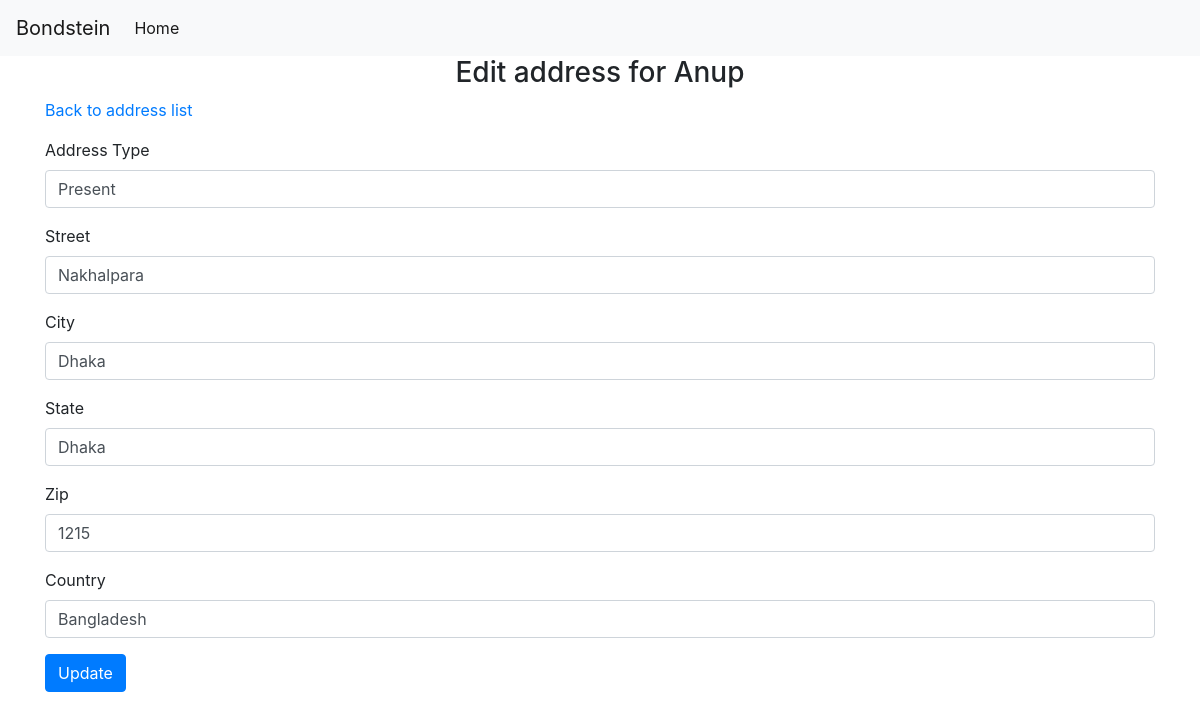
The page /Welcome/add_address/1/6 on the database its author committed.
### tables this page shows
CREATE TABLE `contact` (
  `id` int(11) NOT NULL,
  `first_name` varchar(80) NOT NULL,
  `last_name` varchar(80) NOT NULL,
  `dob` varchar(80) NOT NULL,
  `email` varchar(100) NOT NULL
);

CREATE TABLE `address` (
  `id` int(11) NOT NULL,
  `address_type` varchar(80) NOT NULL,
  `street` varchar(150) NOT NULL,
  `city` varchar(80) NOT NULL,
  `state` varchar(80) NOT NULL,
  `zip` varchar(40) NOT NULL,
  `country` varchar(100) NOT NULL,
  `contact_id` int(11) NOT NULL
);

### application/controllers/Welcome.php (called while the page is built, shortened)
<?php
class Welcome extends CI_Controller {
	function __construct() {
		$this->load->model('Rest_model');
	}
	public function add_address($coid, $id = NULL){
		$data['con'] = $this->Rest_model->SelectData_1('contact', '*', array('id'=>$coid));
		if(isset($id)){
			$data['edit'] = $this->Rest_model->SelectData_1('address', '*', array('id'=>$id));
			$this->load->view('add_address', $data);
		}else{
			$this->load->view('add_address', $data);
		}
	}
}

### index.php (called while the page is built, shortened)
<?php
require_once BASEPATH.'core/CodeIgniter.php';

### application/models/Rest_model.php (called while the page is built, shortened)
<?php
class Rest_model extends CI_Model {
    public function SelectData_1($table, $data, $where) {
        if ($where) {
            $this->db->where($where);
        }
        $this->db->select($data);
        $this->db->from($table);
        return $this->db->get()->row();
    }
}

### application/views/add_address.php (the view, shortened to what this page needs)
<div class="container">
  <div class="row">
    <div class="col-md-12">
      <?php if(isset($edit)){ ?>
            <h3 style="text-align: center;">Edit address for <?= $con->first_name;?></h3>
        <?php } else{?>
            <h3 style="text-align: center;">Add an address for <?= $con->first_name;?></h3>
        <?php }?>
      <p><a href="<?= base_url() . 'Welcome/address_list/'.$con->id ?>">Back to address list</a></p>
        <form action="<?=base_url()?>Welcome/submit_address" method="post">
         <div class="form-group">
            <label for="exampleInputEmail1">Address Type</label>
            <input type="text" class="form-control" name="address_type" aria-describedby="emailHelp" value="<?=@$edit->address_type?>">
          </div>
          <div class="form-group">
            <label for="exampleInputEmail1">Street</label>
            <input type="text" name="street" value="<?=@$edit->street?>" class="form-control"  aria-describedby="emailHelp">
          </div>
          <div class="form-group">
            <label for="exampleInputEmail1">City</label>
            <input type="text" name="city" value="<?=@$edit->city?>" class="form-control"  aria-describedby="emailHelp">
          </div>
          <div class="form-group">
            <label for="exampleInputEmail1">State</label>
            <input type="text" name="state" value="<?=@$edit->state?>" class="form-control"  aria-describedby="emailHelp">
          </div>
          <div class="form-group">
            <label for="exampleInputEmail1">Zip</label>
            <input type="text" name="zip" value="<?=@$edit->zip?>" class="form-control"  aria-describedby="emailHelp">
          </div>
          <div class="form-group">
            <label for="exampleInputEmail1">Country</label>
            <input type="text" name="country" value="<?=@$edit->country?>" class="form-control"  aria-describedby="emailHelp">
          </div>
          <?php if(isset($edit)){ ?>
              <button type="submit" class="btn btn-primary">Update</button>
          <?php } else{?>
              <button type="submit" class="btn btn-primary">Submit</button>
          <?php }?>
        </form>
    </div>
  </div>
</div>

### rows shown on the page
contact: first_name "Anup"
address: address_type "Present", street "Nakhalpara", city "Dhaka", state "Dhaka", zip "1215", country "Bangladesh"
